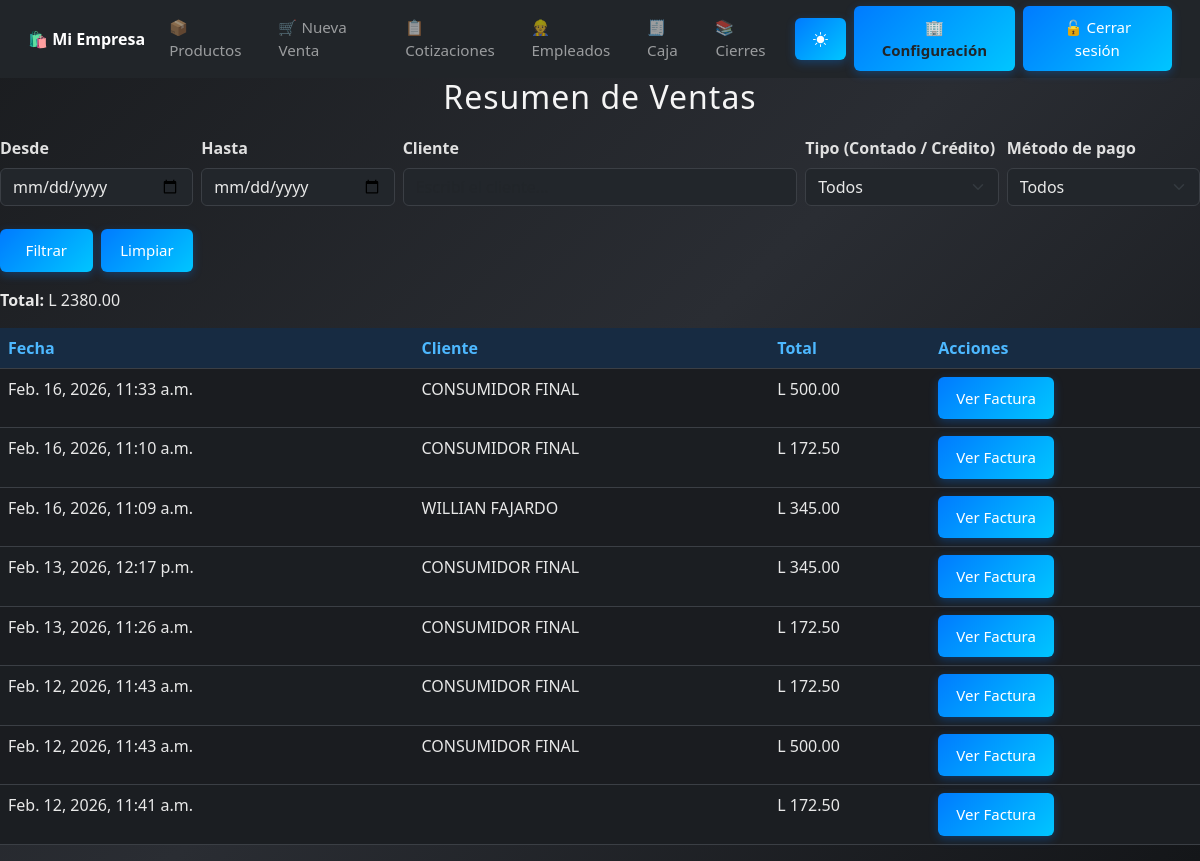
Screenshot of /ventas/ (signed in) with the database file from the repository.
### configuracion/models.py (models this page shows, shortened)
class EmpresaConfig(models.Model):
    empresa = models.OneToOneField(Empresa, on_delete=models.CASCADE, related_name="config")
    nombre = models.CharField(max_length=150)
    rtn = models.CharField(max_length=20, blank=True, null=True)
    direccion = models.CharField(max_length=255, blank=True, null=True)
    telefono = models.CharField(max_length=20, blank=True, null=True)
    correo = models.EmailField(max_length=150, blank=True, null=True)
    moneda = models.CharField(max_length=10, default="L")
    isv_default = models.DecimalField(max_digits=5, decimal_places=2, default=0.15)
    actualizado = models.DateTimeField(auto_now=True)

### ventas/models.py (models this page shows, shortened)
class Venta(models.Model):
    fecha = models.DateTimeField(auto_now_add=True)
    total = models.DecimalField(max_digits=12, decimal_places=2, default=Decimal('0.00'))
    subtotal_exento = models.DecimalField(max_digits=12, decimal_places=2, default=Decimal('0.00'))
    subtotal_g15 = models.DecimalField(max_digits=12, decimal_places=2, default=Decimal('0.00'))
    subtotal_g18 = models.DecimalField(max_digits=12, decimal_places=2, default=Decimal('0.00'))
    impuesto_15 = models.DecimalField(max_digits=12, decimal_places=2, default=Decimal('0.00'))
    impuesto_18 = models.DecimalField(max_digits=12, decimal_places=2, default=Decimal('0.00'))
    cliente = models.ForeignKey(
        'clientes.Cliente',
        on_delete=models.SET_NULL,
        null=True,
        blank=True,
        default=None
    )
    tipo_pago = models.CharField(
        max_length=10,
        choices=[('contado', 'Contado'), ('credito', 'Crédito')],
        default='contado'
    )
    cai = models.ForeignKey(
        'cai.Cai',
        on_delete=models.SET_NULL,
        null=True,
        blank=True
    )
    numero_factura = models.CharField(max_length=30, null=True, blank=True)

### clientes/models.py (models this page shows, shortened)
class Cliente(models.Model):
    nombre = models.CharField(max_length=150)
    rtn = models.CharField(max_length=20, blank=True, null=True)
    direccion = models.CharField(max_length=255, blank=True, null=True)
    telefono = models.CharField(max_length=20, blank=True, null=True)

### ventas/views.py (the view)
# urls.py: path('', views.resumen_ventas, name='resumen_ventas'),          # /ventas/
@login_required
@requiere_modulo('mod_ventas')
@permission_required('ventas.view_venta', raise_exception=True)
def resumen_ventas(request):
    ventas = Venta.objects.all().order_by('-fecha')
    desde = request.GET.get('desde', '')
    hasta = request.GET.get('hasta', '')
    cliente_id = request.GET.get('cliente_id', '')
    cliente_texto = request.GET.get('cliente_nombre', '')
    tipo_pago = request.GET.get('tipo_pago', '')  # ✅ NUEVO
    if desde:
        try:
            fecha_desde = datetime.strptime(desde, '%Y-%m-%d').date()
            ventas = ventas.filter(fecha__date__gte=fecha_desde)
        except ValueError:
            pass
    if hasta:
        try:
            fecha_hasta = datetime.strptime(hasta, '%Y-%m-%d').date()
            ventas = ventas.filter(fecha__date__lte=fecha_hasta)
        except ValueError:
            pass
    if cliente_id:
        ventas = ventas.filter(cliente_id=cliente_id)
    if tipo_pago:
        ventas = ventas.filter(tipo_pago=tipo_pago)
    metodo_pago = request.GET.get('metodo_pago', '')
    if metodo_pago:
        ventas = ventas.filter(pagos__metodo=metodo_pago).distinct()
    total_general = ventas.aggregate(Sum('total'))['total__sum'] or 0
    return render(request, 'ventas/resumen_ventas.html', {
        'ventas': ventas,
        'total_general': total_general,
        'f': {
            'desde': desde,
            'hasta': hasta,
            'cliente_id': cliente_id,
            'cliente_nombre': cliente_texto,
            'tipo_pago': tipo_pago,
            'metodo_pago': metodo_pago,
        }
    })

### core/context_processors.py (called while the page is built)
def empresa_config(request):
    empresa = EmpresaConfig.objects.first()
    if not empresa:
        empresa = EmpresaConfig.objects.create(
            nombre="Mi Empresa",
            rtn="",
            direccion="",
        )
    return {"empresa": empresa}

def modulos_config(request):
    modulos = ModuloConfig.objects.first()
    if not modulos:
        modulos = ModuloConfig.objects.create()
    return {"modulos": modulos}

### ventas/templates/ventas/resumen_ventas.html (shortened to what this page needs)
{% extends 'base.html' %}
{% block content %}
<h2>Resumen de Ventas</h2>
<form method="get" class="row g-2 mb-3">
  <div class="col-md-2">
    <label class="form-label">Desde</label>
    <input type="date" name="desde" value="{{ f.desde }}" class="form-control">
  </div>
  <div class="col-md-2">
    <label class="form-label">Hasta</label>
    <input type="date" name="hasta" value="{{ f.hasta }}" class="form-control">
  </div>
  <div class="col-md-4 position-relative">
    <label class="form-label">Cliente</label>
    <input type="text"
           id="cliente-input"
           name="cliente_nombre"
           value="{{ f.cliente_nombre }}"
           class="form-control"
           placeholder="Escribí el cliente...">
  </div>
  <div class="col-md-2">
  <label class="form-label">Tipo (Contado / Crédito)</label>
  <select name="tipo_pago" class="form-select">
    <option value="">Todos</option>
  </select>
</div>
<div class="col-md-2">
  <label class="form-label">Método de pago</label>
  <select name="metodo_pago" class="form-select">
    <option value="">Todos</option>
  </select>
</div>
  <div class="col-md-2 d-flex align-items-end gap-2">
    <button type="submit" class="btn btn-primary w-100">Filtrar</button>
    <a href="{% url 'ventas:resumen_ventas' %}" class="btn btn-secondary w-100">Limpiar</a>
  </div>
</form>
<p><strong>Total:</strong> L {{ total_general|floatformat:2 }}</p>
<table class="table table-striped mt-3">
  <thead>
    <tr>
      <th>Fecha</th>
      <th>Cliente</th>
      <th>Total</th>
      <th>Acciones</th>
    </tr>
  </thead>
  <tbody>
    {% for venta in ventas %}
    <tr>
      <td>{{ venta.fecha }}</td>
      <td>{{ venta.cliente.nombre }}</td>
      <td>L {{ venta.total }}</td>
      <td>
        <a href="{% url 'ventas:factura' venta.id %}" class="btn btn-sm btn-outline-primary">Ver Factura</a>
      </td>
    </tr>
    {% empty %}
    <tr><td colspan="4">No hay ventas registradas con esos filtros.</td></tr>
    {% endfor %}
  </tbody>
</table>
{% endblock %}

### core/templates/base.html (shortened to what this page needs)
<!DOCTYPE html>
<html lang="es">
<head>
  {% load static %}
  <link href="https://cdn.jsdelivr.net/npm/bootstrap@5.3.0/dist/css/bootstrap.min.css" rel="stylesheet">
  <link rel="stylesheet" href="{% static 'css/estilo_base.css' %}">
  <link href="https://cdn.jsdelivr.net/npm/bootstrap-icons@1.11.3/font/bootstrap-icons.css" rel="stylesheet">
</head>
<body>
  <nav class="navbar navbar-expand-lg navbar-dark bg-dark sticky-top" id="menu-principal">
    <div class="container-fluid">
      <a class="navbar-brand fw-bold" href="{% url 'dashboard' %}">
        🛍️ {{ empresa.nombre|default:"SISTEMAS FAJARDO" }}
      </a>
      <div class="collapse navbar-collapse" id="navbarNav">
        <ul class="navbar-nav me-auto">
          <li class="nav-item">
            <a class="nav-link" href="{% url 'productos:listar_productos' %}">📦 Productos</a>
          </li>
          <li class="nav-item">
            {% if modulos.mod_ventas and perms.ventas.add_venta %}
              <a class="nav-link" href="{% url 'ventas:crear_venta' %}">🛒 Nueva Venta</a>
            {% endif %}
          </li>
          <li class="nav-item">
            {% if modulos.mod_cotizaciones and perms.cotizaciones.view_cotizacion %}
              <a class="nav-link" href="{% url 'cotizaciones:lista_cotizaciones' %}">📋 Cotizaciones</a>
            {% endif %}
          </li>
          <li class="nav-item">
            {% if modulos.mod_empleados and perms.empleados.view_empleado %}
              <a class="nav-link" href="{% url 'empleados:lista_empleados' %}">👷 Empleados</a>
            {% endif %}
          </li>
        <li class="nav-item">
            {% if modulos.mod_caja and perms.caja.add_cajasesion %}
              <a class="nav-link" href="{% url 'caja:abrir_caja' %}">🧾 Caja</a>
            {% endif %}
          </li>
          <li class="nav-item">
            {% if modulos.mod_caja and perms.caja.view_cajasesion %}
            <a class="nav-link" href="{% url 'caja:historial_cajas' %}">📚 Cierres</a>
            {% endif %}
          </li>
        </ul>
        <ul class="navbar-nav ms-auto align-items-center">
          <li class="nav-item me-2">
            <button id="themeToggle" class="btn btn-outline-light btn-sm" type="button">
              <i class="bi bi-brightness-high-fill" id="themeIcon"></i>
            </button>
          </li>
          {% if perms.configuracion.view_empresa %}
          <li class="nav-item me-2">
            <a href="{% url 'configuracion:configuracion_empresa' %}"
               class="btn btn-warning btn-sm fw-bold text-dark">
              🏢 Configuración
            </a>
          </li>
          {% endif %}
          {% if user.is_authenticated %}
          <li class="nav-item">
            <form action="{% url 'logout' %}" method="post" class="mb-0">
              <button type="submit" class="btn btn-danger btn-sm">
                🔓 Cerrar sesión
              </button>
            </form>
          </li>
          {% endif %}
        </ul>
      </div>
    </div>
  </nav>
  <div class="container-fluid px-0">
    {% block content %}
    {% endblock %}
  </div>
</body>
</html>
</body>
</html>

### static/css/estilo_base.css (style rules this page uses)
h2, h3 { text-align: center; color: #f5f5f5; margin-bottom: 20px; letter-spacing: 1px; transition: color 0.3s ease; }
form label { display: block; margin-bottom: 5px; font-weight: 600; color: #e0e0e0; transition: color 0.3s ease; }
form input, form textarea, form select { width: 100%; padding: 10px; margin-bottom: 15px; border: 1px solid rgba(255, 255, 255, 0.2); border-radius: 6px; background-color: rgba(255, 255, 255, 0.1); color: #fff; box-sizing: border-box; transition: all 0.3s ease; }
button, .btn { background: linear-gradient(135deg, #007bff, #00c6ff); color: white; padding: 12px 20px; border: none; border-radius: 6px; font-size: 16px; cursor: pointer; transition: all 0.3s ease; box-shadow: 0 3px 10px rgba(0, 123, 255, 0.3); }
body { background: linear-gradient(135deg, #1a1c1f, #2a2d33, #141619); background-attachment: fixed; color: #f1f1f1; transition: all 0.4s ease; }
@media (max-width: 1200px) { .btn { font-size: 15px; padding: 10px 18px; } }
.navbar, .container, .btn, .contenedor, .form-row, .productos-box { transition: all 0.3s ease; }
.navbar { padding: 0.4rem 1rem !important; }
.navbar-brand { font-size: 1rem; white-space: nowrap; }
.navbar-nav .nav-link { font-size: 0.95rem; padding: 6px 10px; }
html, body { height: 100%; min-height: 100vh; margin: 0; padding: 0; display: flex; flex-direction: column; }
:root { --radius: 6px; }
body:not(.light-mode) { --bs-body-bg: #1b1e22; --bs-body-color: #e8e8e8; --bs-border-color: #3b3f45; --bs-primary-bg-subtle: #172b42; --bs-primary-text: #4db8ff; --bs-card-bg: #22262b; --bs-table-bg: #262b31; --bs-table-striped-bg: #2c3238; --bs-table-hover-bg: #333a42; --bs-warning-bg: #5c4d00; --bs-danger-bg: #5c1f1f; }
body, html { background-color: var(--bs-body-bg) !important; color: var(--bs-body-color) !important; }
input, select, textarea { background-color: var(--bs-card-bg) !important; color: var(--bs-body-color) !important; border-color: var(--bs-border-color) !important; }
.table { background-color: var(--bs-table-bg) !important; color: var(--bs-body-color) !important; }
.table thead th { background-color: var(--bs-primary-bg-subtle) !important; color: var(--bs-primary-text) !important; }
.table-striped > tbody > tr:nth-of-type(odd) { background-color: var(--bs-table-striped-bg) !important; }
.btn { border-radius: var(--radius); }
.btn-primary { background-color: var(--bs-primary-text); border-color: var(--bs-primary-text); }

### rows the page displays
EmpresaConfig: nombre "Mi Empresa"
Venta: fecha "Feb. 16, 2026, 11:33 a.m.", cliente.nombre "CONSUMIDOR FINAL", total "500.00"
Venta: fecha "Feb. 16, 2026, 11:10 a.m.", cliente.nombre "CONSUMIDOR FINAL", total "172.50"
Venta: fecha "Feb. 16, 2026, 11:09 a.m.", cliente.nombre "WILLIAN FAJARDO", total "345.00"
Venta: fecha "Feb. 13, 2026, 12:17 p.m.", cliente.nombre "CONSUMIDOR FINAL", total "345.00"
Venta: fecha "Feb. 13, 2026, 11:26 a.m.", cliente.nombre "CONSUMIDOR FINAL", total "172.50"
Venta: fecha "Feb. 12, 2026, 11:43 a.m.", cliente.nombre "CONSUMIDOR FINAL", total "172.50"
Venta: fecha "Feb. 12, 2026, 11:43 a.m.", cliente.nombre "CONSUMIDOR FINAL", total "500.00"
Venta: fecha "Feb. 12, 2026, 11:41 a.m.", total "172.50"

### other values shown
{{ total_general|floatformat:2 }} "2380.00"
